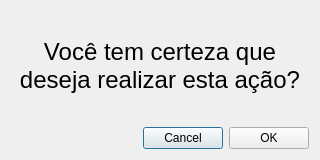
<?xml version="1.0" encoding="UTF-8"?>
<ui version="4.0">
 <class>Dialog</class>
 <widget class="QDialog" name="Dialog">
  <property name="geometry">
   <rect>
    <x>0</x>
    <y>0</y>
    <width>320</width>
    <height>160</height>
   </rect>
  </property>
  <property name="windowTitle">
   <string>Dialogo de Confirmação</string>
  </property>
  <layout class="QVBoxLayout" name="verticalLayout">
   <item>
    <widget class="QLabel" name="lbMessage">
     <property name="font">
      <font>
       <pointsize>18</pointsize>
      </font>
     </property>
     <property name="text">
      <string>Você tem certeza que deseja realizar esta ação?</string>
     </property>
     <property name="alignment">
      <set>Qt::AlignCenter</set>
     </property>
     <property name="wordWrap">
      <bool>true</bool>
     </property>
    </widget>
   </item>
   <item>
    <layout class="QHBoxLayout" name="horizontalLayout">
     <item>
      <spacer name="horizontalSpacer">
       <property name="orientation">
        <enum>Qt::Horizontal</enum>
       </property>
       <property name="sizeHint" stdset="0">
        <size>
         <width>40</width>
         <height>20</height>
        </size>
       </property>
      </spacer>
     </item>
     <item>
      <widget class="QPushButton" name="btnCancel">
       <property name="text">
        <string>Cancel</string>
       </property>
      </widget>
     </item>
     <item>
      <widget class="QPushButton" name="btnOk">
       <property name="text">
        <string>OK</string>
       </property>
      </widget>
     </item>
    </layout>
   </item>
  </layout>
 </widget>
 <resources/>
 <connections/>
</ui>
